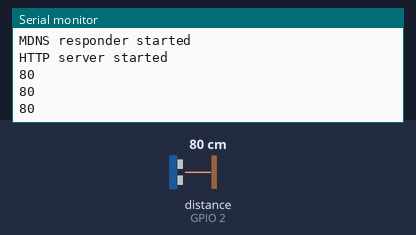
Bench run of a sketch on a simulated ESP8266 (NodeMCU). On the bench: the last lines printed to the serial monitor. Wiring (inferred from the names in the program): ultrasonic range finder: trigger GPIO 0; echo GPIO 2. Inputs (shaded band) come from the test bench; at power-on: distance to the obstacle (sensor on GPIO 2) 80 cm. The echo pulse lasts 58.3 µs per cm; WiFi joins after 1.5 s; servers stay silent unless stated.

Above: at 2.7 s.
2.8 s: distance to the obstacle (sensor on GPIO 2) set to 2 cm
At 3.4 s:
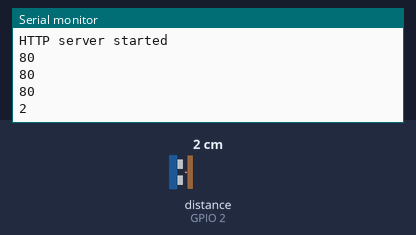
4.3 s: distance to the obstacle (sensor on GPIO 2) set to 4 cm
At 4.9 s:
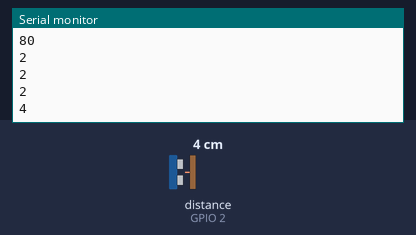
Timing chart, 0 to 7.3 s (numbered marks = the images above; inputs shaded):
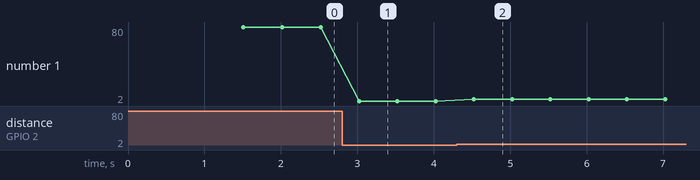

The sketch:

Wificode.ino
```cpp
#include <ESP8266WiFi.h>
#include <WiFiClient.h>
#include <ESP8266WebServer.h>
#include <ESP8266mDNS.h>
//v12345vtm
const char* ssid = "MotoG3 2698";
const char* password = "mihirsata";

#define echoPin 2 // Echo Pin
#define trigPin 0 // Trigger Pin

long duration, distance; // Duration used to calculate distance

ESP8266WebServer server(80);

const int led = 13;

void handleRoot() {
  digitalWrite(led, 1);
  if(distance<=10)
  {
  server.send(200, "text/plain", "Vehicle has been parked ");
  digitalWrite(led, 0);
  }
  else{
    server.send(200, "text/plain", "Park your vehicle here");
    }
}

void handleNotFound(){
  digitalWrite(led, 1);
  String message = "File Not Found\n\n";
  message += "URI: ";
  message += server.uri();
  message += "\nMethod: ";
  message += (server.method() == HTTP_GET)?"GET":"POST";
  message += "\nArguments: ";
  message += server.args();
  message += "\n";
  for (uint8_t i=0; i<server.args(); i++){
    message += " " + server.argName(i) + ": " + server.arg(i) + "\n";
  }
  server.send(404, "text/plain", message);
  digitalWrite(led, 0);
}

void setup(void){
 // pinMode(led, OUTPUT);
//  digitalWrite(led, 0);
  Serial.begin(115200);
  WiFi.begin(ssid, password);
  Serial.println("");


  pinMode(trigPin, OUTPUT);
pinMode(echoPin, INPUT);


Serial.println("espultrasoon2017metwebserverpagina0");

  // Wait for connection
  while (WiFi.status() != WL_CONNECTED) {
    delay(500);
    Serial.print(".");
  }
  Serial.println("");
  Serial.print("Connected to ");
  Serial.println(ssid);
  Serial.print("IP address: ");
  Serial.println(WiFi.localIP());

  if (MDNS.begin("esp8266")) {
    Serial.println("MDNS responder started");
  }

  server.on("/", handleRoot);

  server.on("/inline", [](){
    server.send(200, "text/plain", "this works as well");
  });

  server.onNotFound(handleNotFound);

  server.begin();
  Serial.println("HTTP server started");
}

void loop(void){

/* The following trigPin/echoPin cycle is used to determine the
distance of the nearest object by bouncing soundwaves off of it. */
digitalWrite(trigPin, LOW);
delayMicroseconds(2);
digitalWrite(trigPin, HIGH);
delayMicroseconds(10);
digitalWrite(trigPin, LOW);
duration = pulseIn(echoPin, HIGH);
//Calculate the distance (in cm) based on the speed of sound.
distance = duration/58.2;
Serial.println(distance);
//Delay 50ms before next reading.

delay(500);


server.handleClient();


}
```

Measured:
- after the input at 2.8 s, the serial monitor: prints a new line after 0.22 s (image 1)
- after the input at 4.3 s, the serial monitor: prints a new line after 0.22 s (image 2)
- plotted number 1: 80 → 2 after the input at 2.8 s, 2 → 4 after the input at 4.3 s
